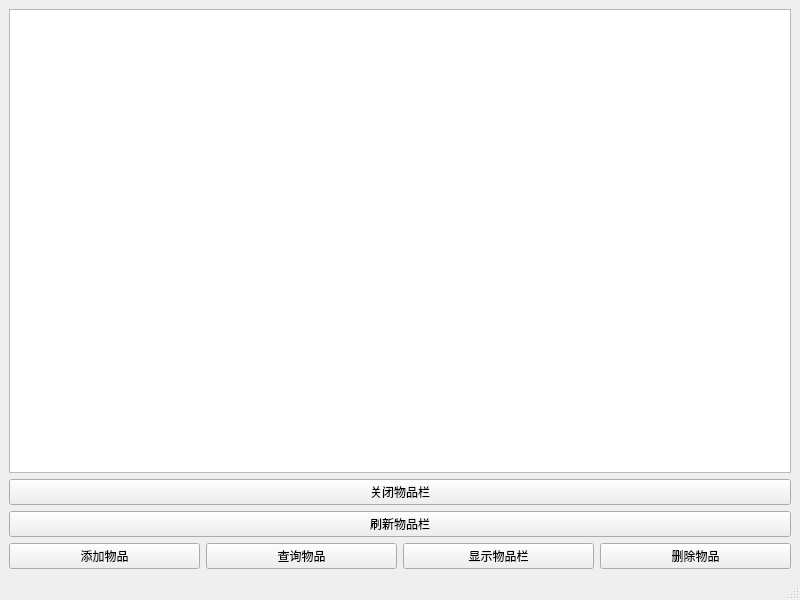
<?xml version="1.0" encoding="UTF-8"?>
<ui version="4.0">
 <class>MainWindow</class>
 <widget class="QMainWindow" name="MainWindow">
  <property name="geometry">
   <rect>
    <x>0</x>
    <y>0</y>
    <width>800</width>
    <height>600</height>
   </rect>
  </property>
  <property name="windowTitle">
   <string>图书管理系统</string>
  </property>
  <property name="iconSize">
   <size>
    <width>29</width>
    <height>29</height>
   </size>
  </property>
  <widget class="QWidget" name="centralwidget">
   <layout class="QVBoxLayout" name="verticalLayout">
    <item>
     <widget class="QTextEdit" name="textEdit">
      <property name="font">
       <font>
        <pointsize>12</pointsize>
       </font>
      </property>
     </widget>
    </item>
    <item>
     <widget class="QPushButton" name="closeItemsButton">
      <property name="text">
       <string>关闭物品栏</string>
      </property>
     </widget>
    </item>
    <item>
     <widget class="QPushButton" name="refreshItemsButton">
      <property name="text">
       <string>刷新物品栏</string>
      </property>
     </widget>
    </item>
    <item>
     <layout class="QHBoxLayout" name="horizontalLayout">
      <item>
       <widget class="QPushButton" name="addItemsButton">
        <property name="text">
         <string>添加物品</string>
        </property>
       </widget>
      </item>
      <item>
       <widget class="QPushButton" name="inquireItemsButton">
        <property name="text">
         <string>查询物品</string>
        </property>
       </widget>
      </item>
      <item>
       <widget class="QPushButton" name="showItemsButton">
        <property name="text">
         <string>显示物品栏</string>
        </property>
       </widget>
      </item>
      <item>
       <widget class="QPushButton" name="deleteItemsButton">
        <property name="text">
         <string>删除物品</string>
        </property>
       </widget>
      </item>
     </layout>
    </item>
   </layout>
  </widget>
  <widget class="QStatusBar" name="statusbar"/>
 </widget>
 <resources/>
 <connections/>
</ui>
